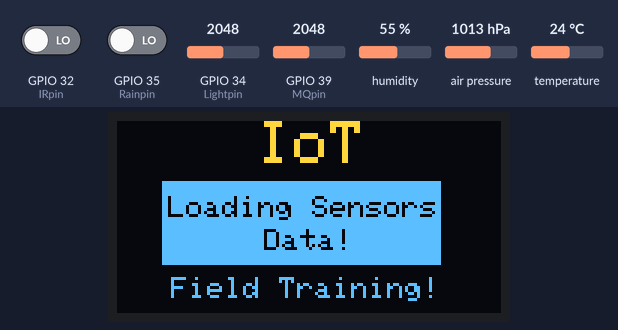
Recording of a program running on a simulated ESP32. Shown: 128×64 one-colour display. The test bench sets the inputs (shaded band); at power-on: GPIO 32 (IRpin) LOW, GPIO 34 (Lightpin) = 2048, GPIO 35 (Rainpin) LOW, GPIO 39 (MQpin) = 2048, humidity 55 %, air pressure 1013 hPa, temperature 24 °C. The OLED is the two-colour kind (top 16 rows yellow); WiFi joins after 1.5 s; servers stay silent unless stated; no MQTT or app messages arrive unless stated; what the program prints to the serial monitor is not drawn.

Above: at 8.2 s.
8.3 s: GPIO 32 (IRpin) driven HIGH
At 17.9 s:
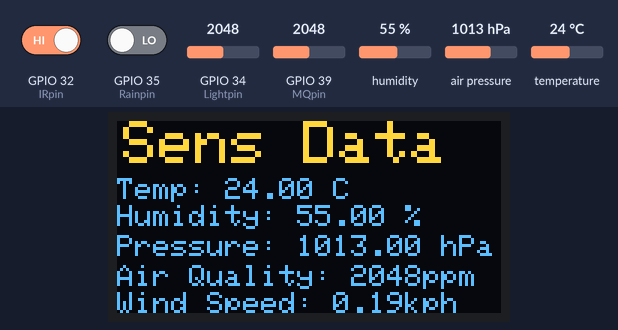
At 28.1 s:
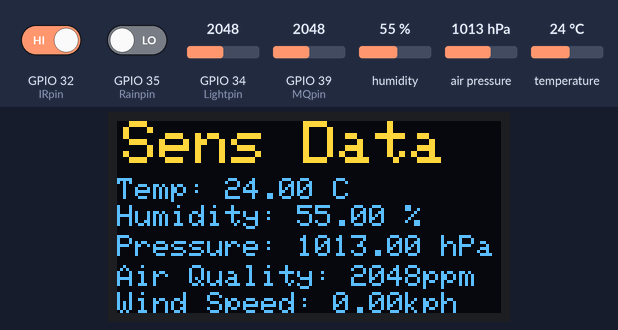
Timing chart, 0 to 28.8 s (numbered marks = the images above; inputs shaded):
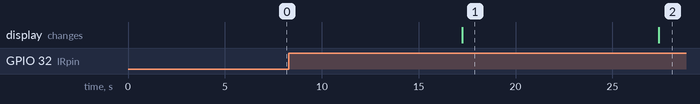

The program:

main.cpp
```cpp
#include <Wire.h>
#include <PubSubClient.h>
#include <Arduino.h>
#include <Adafruit_GFX.h>
#include <Adafruit_SSD1306.h>
#include <WiFi.h>
#include <DHT.h>
#include <DHT_U.h>
#include <Adafruit_BMP280.h>

// Define screen width and height for OLED display
#define SCREEN_WIDTH 128
#define SCREEN_HEIGHT 64

// Initialize OLED display object
Adafruit_SSD1306 oled(SCREEN_WIDTH, SCREEN_HEIGHT, &Wire, -1);

// Define sensor pins
const int MQpin = 39;
const int DHTpin = 33;
const int IRpin = 32;
const int Rainpin = 35;
const int Lightpin = 34;

// Initialize DHT22 temperature and humidity sensor
DHT_Unified dht(DHTpin, DHT22);

// Initialize BMP280 barometric pressure sensor
Adafruit_BMP280 bmp;

// Initialize WiFi and MQTT server topics
const char *ssid = "MOELMAGHRABI";
const char *password = "ow3wJacP";
const char *mqttServer = "192.168.1.15";
const char *tempTopic = "esp32/sensor/temp";
const char *humdTopic = "esp32/sensor/humd";
const char *rainTopic = "esp32/sensor/rain";
const char *aqTopic = "esp32/sensor/airquality";
const char *wsTopic = "esp32/sensor/windspeed";
const char *lightTopic = "esp32/sensor/light";
const char *pressureTopic = "esp32/sensor/pressure";

const int mqttPort = 1883; // MQTT port number

// Create WiFi and MQTT clients
WiFiClient espClient;
PubSubClient client(espClient);

float vane_diameter = 130; // Diameter of the wind vane in mm
float vane_circ = (vane_diameter / 1000.0) * 3.1415; // Circumference of wind vane in meters
float afactor = 1.3; // Wind speed correction factor

// Function to initialize the OLED display and display a loading screen
void initializing()
{
    oled.clearDisplay();
    oled.setTextSize(2);
    oled.setCursor(47, 0);
    oled.setTextColor(SSD1306_WHITE);
    oled.println(F("IoT"));

    oled.fillRect(15, 20, 93, 28, SSD1306_WHITE); // Draw a rectangle on the screen

    oled.setTextSize(1);
    oled.setTextColor(SSD1306_BLACK);
    oled.setCursor(17, 25);
    oled.println(F("Loading Sensors"));
    oled.setCursor(49, 36);
    oled.println(F("Data!"));

    oled.setTextSize(1);
    oled.setCursor(18, 52);
    oled.setTextColor(SSD1306_WHITE);
    oled.println(F("Field Training!"));

    oled.display();

    delay(5000);
}
#define WIRE Wire

// Function to connect to Wi-Fi
void setup_wifi()
{
    delay(10);
    Serial.print("Connecting to ");
    Serial.println(ssid);
    WiFi.begin(ssid, password);

    while (WiFi.status() != WL_CONNECTED)
    {
        delay(1000);
        Serial.print(".");
    }
    Serial.println("WiFi connected");
}

// Function to draw sensor data on the OLED display
void drawDataScreen(float temperature, float humidity, float pressure, int airQuality, float windSpeed)
{
    oled.clearDisplay();

    oled.setTextSize(2);
    oled.setTextColor(SSD1306_WHITE);

    oled.setCursor(2, 0);
    oled.println(F("Sens Data"));

    oled.setTextSize(1);
    oled.setCursor(0, 19);
    oled.print(F("Temp: "));
    oled.print(temperature);
    oled.println(F(" C"));

    oled.setCursor(0, 28);
    oled.print(F("Humidity: "));
    oled.print(humidity);
    oled.println(F(" %"));

    oled.setCursor(0, 38);
    oled.print(F("Pressure: "));
    oled.print(pressure);
    oled.println(F(" hPa"));

    oled.setCursor(0, 48);
    oled.print(F("Air Quality: "));
    oled.print(airQuality);
    oled.println("ppm");

    oled.setCursor(0, 57);
    oled.print(F("Wind Speed: "));
    oled.print(windSpeed);
    oled.println("kph");

    oled.display();
}

// Function to connect to the MQTT broker
void mqtt_connect()
{
    while (!client.connected())
    {
        Serial.print("Connecting to MQTT...");

        if (client.connect("ESP32Client"))
        {
            Serial.println("connected");
        }
        else
        {
            Serial.print("failed, rc=");
            Serial.print(client.state());
            delay(5000);
        }
    }
}

// MQTT callback function for handling messages
void callback(char *topic, byte *message, unsigned int length)
{
    String messageTemp;
    String lcdmsg;

    for (int i = 0; i < length; i++)
    {
        messageTemp += (char)message[i];
    }
}

// Main function
void setup()
{
    Serial.begin(115200);
    if (!oled.begin(SSD1306_SWITCHCAPVCC, 0x3C)) // Initialize the OLED Screen
    {
        Serial.println(F("failed to start SSD1306 OLED"));
        while (1)
            ;
    }
    initializing(); // Display the Loading screen

    if (!bmp.begin(0x76)) // Initialize BMP280 sensor
    {
        Serial.println(F("Could not find a valid BMP280 sensor, check wiring!"));
        while (1)
            ;
    }

    setup_wifi(); // Connect to Wi-Fi
    client.setServer(mqttServer, mqttPort); // Set MQTT server
    client.setCallback(callback); // Set MQTT callback function
    dht.begin(); // Initialize DHT sensor
    // Set pin modes for sensors
    pinMode(IRpin, INPUT);
    pinMode(Rainpin, INPUT);
    pinMode(MQpin, INPUT);
    pinMode(Lightpin, INPUT);
}

// Main Loop Function
void loop()
{
    if (!client.connected())
    {
        mqtt_connect(); // Ensure connection to the MQTT broker
    }
    client.loop();

    // Initializing sensors variables
    float temp;
    float humd;
    float pressure;
    int airQuality;
    float windSpeed;

    sensors_event_t event;
    dht.temperature().getEvent(&event);
    if (isnan(event.temperature))
    {
        Serial.println(F("Error reading temperature!")); // Check if temperature reading is valid
    }
    else
    {
        Serial.print("Temp: ");
        Serial.println(event.temperature); // Output temperature to Serial monitor
        temp = event.temperature;
        client.publish(tempTopic, String(event.temperature).c_str()); // Publish temperature to MQTT
    }

    delay(100);
    dht.humidity().getEvent(&event);
    if (isnan(event.relative_humidity))
    {
        Serial.println(F("Error reading humidity!")); // Check if humidity
    }
    else
    {
        Serial.print("Humd: ");
        Serial.println(event.relative_humidity); // Output humidity to Serial monitor
        humd = event.relative_humidity;
        client.publish(humdTopic, String(event.temperature).c_str()); // Publish humidity to MQTT
    }

    pressure = bmp.readPressure() / 100.0F; // Read pressure in hPa
    client.publish(pressureTopic, String(pressure).c_str()); // Publish pressure to MQTT
    Serial.print("Pressure: ");
    Serial.println(pressure); // Output pressure to Serial monitor

    airQuality = analogRead(MQpin); // Read air quality from MQ sensor
    client.publish(aqTopic, String(airQuality).c_str()); // Publish air quality to MQTT
    Serial.print("Air Quality: ");
    Serial.println(airQuality); // Output air quality to Serial monitor

    // Wind speed calculation using the IR sensor
    float rotations = 0;
    bool trigger = false;
    float endtime = millis() + 10000; // Set time window for measuring wind speed
    int sensorstart = digitalRead(IRpin); // Read initial state of the IR sensor

    // Loop for 10 seconds to measure rotations
    while (millis() < endtime)
    {
        if (digitalRead(IRpin) == HIGH && !trigger)
        {
            rotations++;
            trigger = true;
        }
        else if (digitalRead(IRpin) == LOW)
        {
            trigger = false;
        }
        delay(1);
    }
    if (rotations == 1 && sensorstart == HIGH)
    {
        rotations = 0; // Ignore first rotation if sensor starts high
    }

    // Calculate wind speed in kph
    float rots_per_second = rotations / 10.0; // Rotations per second
    float windSpeed1 = (rots_per_second * vane_circ * afactor) * 3.6; // Wind speed in kph
    Serial.print("Wind Speed: ");
    Serial.println(windSpeed1); // Output wind speed to Serial monitor
    Serial.print("RPM");
    Serial.println(rots_per_second * 60); // Output rotations per minute

    client.publish(rainTopic, String(digitalRead(Rainpin)).c_str()); // Publish rainfall to MQTT
    client.publish(wsTopic, String(windSpeed1).c_str()); // Publish wind speed to MQTT
    client.publish(lightTopic, String(analogRead(Lightpin)).c_str()); // Publish light sensor data to MQTT

    // Display sensor data on the OLED screen
    drawDataScreen(temp, humd, pressure, airQuality, windSpeed1);
}
```

Measured:
- after the input at 8.3 s, the display: changes after 9.0 s (image 1)
- what the display in image 1 shows lasts 10.1 s, from 17.3 s to 27.4 s
